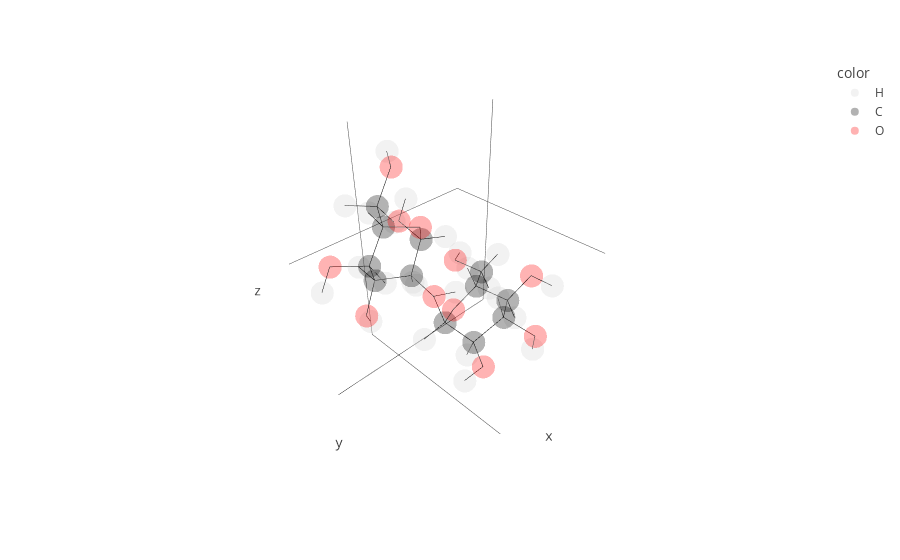

The cell this chart's notebook holds for it:
### Markdown cell above
Each linkage is identified by an ID within the CHARMM force field - e.g. `12aa` stands for the `1->2 alpha glycosydic linkage`. Each of the pre-defined available linkages can be referenced by their (string) id when connecting molecules together.

For example, we can connect two mannoses using a `12aa` linkage by:

### Code cell
man = bb.molecule("files/MAN.pdb")

# use pre-defined 12aa linkage
man2 = bb.connect(man, man, "12aa")
man2.show()

### Figure 1 — Plotly figure (JSON) as saved in the notebook; plotly's stock layout.template omitted (floating-point values rounded to 4 significant figures)
{"data": [{"hovertemplate": "<b>%{hovertext}</b><br><br>color=H<br>x=%{x}<br>y=%{y}<br>z=%{z}<extra></extra>", "hovertext": ["H1", "H2", "H3", "H4", "H5", "H6", "H7", "H8", "H9", "H10", "H11", "H12", "H1", "H2", "H3", "H4", "H5", "H6", "H7", "H8", "H9", "H10", "H11", "H12"], "legendgroup": "H", "marker": {"color": "lightgray", "opacity": 0.3, "symbol": "circle"}, "mode": "markers", "name": "H", "scene": "scene", "showlegend": true, "type": "scatter3d", "x": [-2.707, -1.354, 0.491, 1.267, 0.002, 0.915, 1.71, -2.26, -1.717, 0.934, 2.958, 0.27, -0.2557, -0.2949, -2.102, -3.949, -2.95, -4.904, -5.335, -0.7287, -0.7687, -1.792, -4.834, -5.07], "y": [0.216, -0.41, -1.552, 1.207, -1.189, 1.521, -0.039, -1.672, 1.804, -0.501, -0.305, 0.582, 1.45, 3.807, 3.674, 3.212, 1.295, 0.8907, 0.9486, 0.5409, 3.285, 5.665, 4.282, -1.191], "z": [-0.457, -2.43, -1.3, -0.244, 1.162, 2.226, 2.543, 0.757, -1.955, -3.293, -0.587, 4.215, -3.8, -3.06, -1.417, -3.805, -1.649, -3.958, -2.232, -1.75, -5.242, -2.518, -1.979, -3.012]}, {"hovertemplate": "<b>%{hovertext}</b><br><br>color=C<br>x=%{x}<br>y=%{y}<br>z=%{z}<extra></extra>", "hovertext": ["C1", "C2", "C3", "C4", "C5", "C6", "C1", "C2", "C3", "C4", "C5", "C6"], "legendgroup": "C", "marker": {"color": "black", "opacity": 0.3, "symbol": "circle"}, "mode": "markers", "name": "C", "scene": "scene", "showlegend": true, "type": "scatter3d", "x": [-1.692, -0.878, 0.535, 1.126, 0.16, 0.757, -1.093, -1.203, -2.368, -3.625, -3.298, -4.556], "y": [-0.156, 0.091, -0.467, 0.134, -0.117, 0.448, 1.82, 3.314, 3.809, 2.994, 1.505, 0.6817], "z": [-0.316, -1.588, -1.391, -0.111, 1.048, 2.339, -3.18, -3.352, -2.465, -2.787, -2.661, -2.946]}, {"hovertemplate": "<b>%{hovertext}</b><br><br>color=O<br>x=%{x}<br>y=%{y}<br>z=%{z}<extra></extra>", "hovertext": ["O1", "O2", "O3", "O4", "O5", "O6", "O2", "O3", "O4", "O5", "O6"], "legendgroup": "O", "marker": {"color": "red", "opacity": 0.3, "symbol": "circle"}, "mode": "markers", "name": "O", "scene": "scene", "showlegend": true, "type": "scatter3d", "x": [-1.735, -0.808, 1.35, 2.384, -1.087, -0.142, -1.51, -2.612, -4.665, -2.275, -4.253], "y": [-1.558, 1.494, -0.113, -0.482, 0.52, 0.211, 3.619, 5.194, 3.337, 1.133, -0.7086], "z": [-0.046, -1.845, -2.511, 0.17, 0.784, 3.423, -4.719, -2.722, -1.87, -3.596, -2.824]}, {"hoverinfo": "skip", "line": {"color": "black", "width": 1}, "mode": "lines", "showlegend": false, "type": "scatter3d", "x": [-1.692, -0.878], "y": [-0.156, 0.091], "z": [-0.316, -1.588]}, {"hoverinfo": "skip", "line": {"color": "black", "width": 1}, "mode": "lines", "showlegend": false, "type": "scatter3d", "x": [-1.692, -1.735], "y": [-0.156, -1.558], "z": [-0.316, -0.046]}, {"hoverinfo": "skip", "line": {"color": "black", "width": 1}, "mode": "lines", "showlegend": false, "type": "scatter3d", "x": [-1.692, -1.087], "y": [-0.156, 0.52], "z": [-0.316, 0.784]}, {"hoverinfo": "skip", "line": {"color": "black", "width": 1}, "mode": "lines", "showlegend": false, "type": "scatter3d", "x": [-1.692, -2.707], "y": [-0.156, 0.216], "z": [-0.316, -0.457]}, {"hoverinfo": "skip", "line": {"color": "black", "width": 1}, "mode": "lines", "showlegend": false, "type": "scatter3d", "x": [-0.878, 0.535], "y": [0.091, -0.467], "z": [-1.588, -1.391]}, {"hoverinfo": "skip", "line": {"color": "black", "width": 1}, "mode": "lines", "showlegend": false, "type": "scatter3d", "x": [-0.878, -0.808], "y": [0.091, 1.494], "z": [-1.588, -1.845]}, {"hoverinfo": "skip", "line": {"color": "black", "width": 1}, "mode": "lines", "showlegend": false, "type": "scatter3d", "x": [-0.878, -1.354], "y": [0.091, -0.41], "z": [-1.588, -2.43]}, {"hoverinfo": "skip", "line": {"color": "black", "width": 1}, "mode": "lines", "showlegend": false, "type": "scatter3d", "x": [-1.735, -2.26], "y": [-1.558, -1.672], "z": [-0.046, 0.757]}, {"hoverinfo": "skip", "line": {"color": "black", "width": 1}, "mode": "lines", "showlegend": false, "type": "scatter3d", "x": [-1.087, 0.16], "y": [0.52, -0.117], "z": [0.784, 1.048]}, {"hoverinfo": "skip", "line": {"color": "black", "width": 1}, "mode": "lines", "showlegend": false, "type": "scatter3d", "x": [0.535, 1.126], "y": [-0.467, 0.134], "z": [-1.391, -0.111]}, {"hoverinfo": "skip", "line": {"color": "black", "width": 1}, "mode": "lines", "showlegend": false, "type": "scatter3d", "x": [0.535, 1.35], "y": [-0.467, -0.113], "z": [-1.391, -2.511]}, {"hoverinfo": "skip", "line": {"color": "black", "width": 1}, "mode": "lines", "showlegend": false, "type": "scatter3d", "x": [0.535, 0.491], "y": [-0.467, -1.552], "z": [-1.391, -1.3]}, {"hoverinfo": "skip", "line": {"color": "black", "width": 1}, "mode": "lines", "showlegend": false, "type": "scatter3d", "x": [-0.808, -1.717], "y": [1.494, 1.804], "z": [-1.845, -1.955]}, {"hoverinfo": "skip", "line": {"color": "black", "width": 1}, "mode": "lines", "showlegend": false, "type": "scatter3d", "x": [0.16, 1.126], "y": [-0.117, 0.134], "z": [1.048, -0.111]}, {"hoverinfo": "skip", "line": {"color": "black", "width": 1}, "mode": "lines", "showlegend": false, "type": "scatter3d", "x": [0.16, 0.757], "y": [-0.117, 0.448], "z": [1.048, 2.339]}, {"hoverinfo": "skip", "line": {"color": "black", "width": 1}, "mode": "lines", "showlegend": false, "type": "scatter3d", "x": [0.16, 0.002], "y": [-0.117, -1.189], "z": [1.048, 1.162]}, {"hoverinfo": "skip", "line": {"color": "black", "width": 1}, "mode": "lines", "showlegend": false, "type": "scatter3d", "x": [1.126, 2.384], "y": [0.134, -0.482], "z": [-0.111, 0.17]}, {"hoverinfo": "skip", "line": {"color": "black", "width": 1}, "mode": "lines", "showlegend": false, "type": "scatter3d", "x": [1.126, 1.267], "y": [0.134, 1.207], "z": [-0.111, -0.244]}, {"hoverinfo": "skip", "line": {"color": "black", "width": 1}, "mode": "lines", "showlegend": false, "type": "scatter3d", "x": [1.35, 0.934], "y": [-0.113, -0.501], "z": [-2.511, -3.293]}, {"hoverinfo": "skip", "line": {"color": "black", "width": 1}, "mode": "lines", "showlegend": false, "type": "scatter3d", "x": [2.384, 2.958], "y": [-0.482, -0.305], "z": [0.17, -0.587]}, {"hoverinfo": "skip", "line": {"color": "black", "width": 1}, "mode": "lines", "showlegend": false, "type": "scatter3d", "x": [0.757, -0.142], "y": [0.448, 0.211], "z": [2.339, 3.423]}, {"hoverinfo": "skip", "line": {"color": "black", "width": 1}, "mode": "lines", "showlegend": false, "type": "scatter3d", "x": [0.757, 0.915], "y": [0.448, 1.521], "z": [2.339, 2.226]}, {"hoverinfo": "skip", "line": {"color": "black", "width": 1}, "mode": "lines", "showlegend": false, "type": "scatter3d", "x": [0.757, 1.71], "y": [0.448, -0.039], "z": [2.339, 2.543]}, {"hoverinfo": "skip", "line": {"color": "black", "width": 1}, "mode": "lines", "showlegend": false, "type": "scatter3d", "x": [-0.142, 0.27], "y": [0.211, 0.582], "z": [3.423, 4.215]}, {"hoverinfo": "skip", "line": {"color": "black", "width": 1}, "mode": "lines", "showlegend": false, "type": "scatter3d", "x": [-1.093, -1.203], "y": [1.82, 3.314], "z": [-3.18, -3.352]}, {"hoverinfo": "skip", "line": {"color": "black", "width": 1}, "mode": "lines", "showlegend": false, "type": "scatter3d", "x": [-1.093, -2.275], "y": [1.82, 1.133], "z": [-3.18, -3.596]}, {"hoverinfo": "skip", "line": {"color": "black", "width": 1}, "mode": "lines", "showlegend": false, "type": "scatter3d", "x": [-1.093, -0.2557], "y": [1.82, 1.45], "z": [-3.18, -3.8]}, {"hoverinfo": "skip", "line": {"color": "black", "width": 1}, "mode": "lines", "showlegend": false, "type": "scatter3d", "x": [-1.203, -2.368], "y": [3.314, 3.809], "z": [-3.352, -2.465]}, {"hoverinfo": "skip", "line": {"color": "black", "width": 1}, "mode": "lines", "showlegend": false, "type": "scatter3d", "x": [-1.203, -1.51], "y": [3.314, 3.619], "z": [-3.352, -4.719]}, {"hoverinfo": "skip", "line": {"color": "black", "width": 1}, "mode": "lines", "showlegend": false, "type": "scatter3d", "x": [-1.203, -0.2949], "y": [3.314, 3.807], "z": [-3.352, -3.06]}, {"hoverinfo": "skip", "line": {"color": "black", "width": 1}, "mode": "lines", "showlegend": false, "type": "scatter3d", "x": [-2.275, -3.298], "y": [1.133, 1.505], "z": [-3.596, -2.661]}, {"hoverinfo": "skip", "line": {"color": "black", "width": 1}, "mode": "lines", "showlegend": false, "type": "scatter3d", "x": [-2.368, -3.625], "y": [3.809, 2.994], "z": [-2.465, -2.787]}, {"hoverinfo": "skip", "line": {"color": "black", "width": 1}, "mode": "lines", "showlegend": false, "type": "scatter3d", "x": [-2.368, -2.612], "y": [3.809, 5.194], "z": [-2.465, -2.722]}, {"hoverinfo": "skip", "line": {"color": "black", "width": 1}, "mode": "lines", "showlegend": false, "type": "scatter3d", "x": [-2.368, -2.102], "y": [3.809, 3.674], "z": [-2.465, -1.417]}, {"hoverinfo": "skip", "line": {"color": "black", "width": 1}, "mode": "lines", "showlegend": false, "type": "scatter3d", "x": [-1.51, -0.7687], "y": [3.619, 3.285], "z": [-4.719, -5.242]}, {"hoverinfo": "skip", "line": {"color": "black", "width": 1}, "mode": "lines", "showlegend": false, "type": "scatter3d", "x": [-3.298, -3.625], "y": [1.505, 2.994], "z": [-2.661, -2.787]}, {"hoverinfo": "skip", "line": {"color": "black", "width": 1}, "mode": "lines", "showlegend": false, "type": "scatter3d", "x": [-3.298, -4.556], "y": [1.505, 0.6817], "z": [-2.661, -2.946]}, {"hoverinfo": "skip", "line": {"color": "black", "width": 1}, "mode": "lines", "showlegend": false, "type": "scatter3d", "x": [-3.298, -2.95], "y": [1.505, 1.295], "z": [-2.661, -1.649]}, {"hoverinfo": "skip", "line": {"color": "black", "width": 1}, "mode": "lines", "showlegend": false, "type": "scatter3d", "x": [-3.625, -4.665], "y": [2.994, 3.337], "z": [-2.787, -1.87]}, {"hoverinfo": "skip", "line": {"color": "black", "width": 1}, "mode": "lines", "showlegend": false, "type": "scatter3d", "x": [-3.625, -3.949], "y": [2.994, 3.212], "z": [-2.787, -3.805]}, {"hoverinfo": "skip", "line": {"color": "black", "width": 1}, "mode": "lines", "showlegend": false, "type": "scatter3d", "x": [-2.612, -1.792], "y": [5.194, 5.665], "z": [-2.722, -2.518]}, {"hoverinfo": "skip", "line": {"color": "black", "width": 1}, "mode": "lines", "showlegend": false, "type": "scatter3d", "x": [-4.665, -4.834], "y": [3.337, 4.282], "z": [-1.87, -1.979]}, {"hoverinfo": "skip", "line": {"color": "black", "width": 1}, "mode": "lines", "showlegend": false, "type": "scatter3d", "x": [-4.556, -4.253], "y": [0.6817, -0.7086], "z": [-2.946, -2.824]}, {"hoverinfo": "skip", "line": {"color": "black", "width": 1}, "mode": "lines", "showlegend": false, "type": "scatter3d", "x": [-4.556, -4.904], "y": [0.6817, 0.8907], "z": [-2.946, -3.958]}, {"hoverinfo": "skip", "line": {"color": "black", "width": 1}, "mode": "lines", "showlegend": false, "type": "scatter3d", "x": [-4.556, -5.335], "y": [0.6817, 0.9486], "z": [-2.946, -2.232]}, {"hoverinfo": "skip", "line": {"color": "black", "width": 1}, "mode": "lines", "showlegend": false, "type": "scatter3d", "x": [-4.253, -5.07], "y": [-0.7086, -1.191], "z": [-2.824, -3.012]}, {"hoverinfo": "skip", "line": {"color": "black", "width": 1}, "mode": "lines", "showlegend": false, "type": "scatter3d", "x": [-0.808, -1.093], "y": [1.494, 1.82], "z": [-1.845, -3.18]}], "layout": {"legend": {"title": {"text": "color"}, "tracegroupgap": 0}, "margin": {"t": 60}, "scene": {"domain": {"x": [0, 1], "y": [0, 1]}, "xaxis": {"showgrid": false, "showline": false, "showticklabels": false, "title": {"text": "x"}}, "yaxis": {"showgrid": false, "showline": false, "showticklabels": false, "title": {"text": "y"}}, "zaxis": {"showgrid": false, "showline": false, "showticklabels": false, "title": {"text": "z"}}}}}
